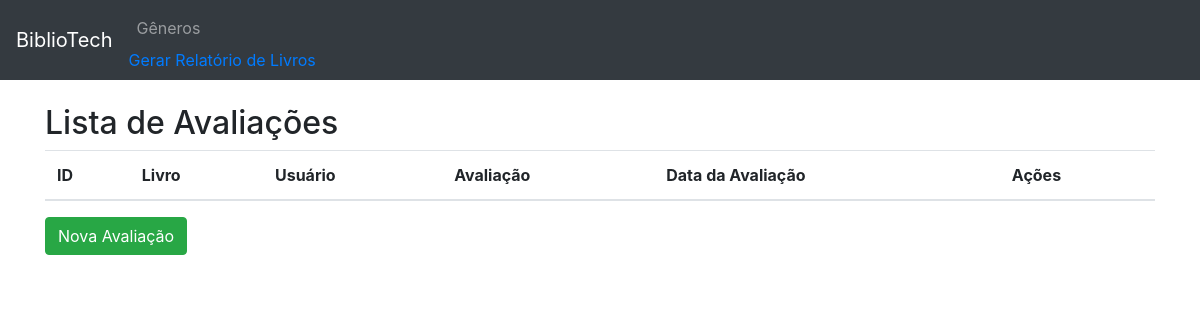
The page /avaliacoes/ on the database as committed earlier.
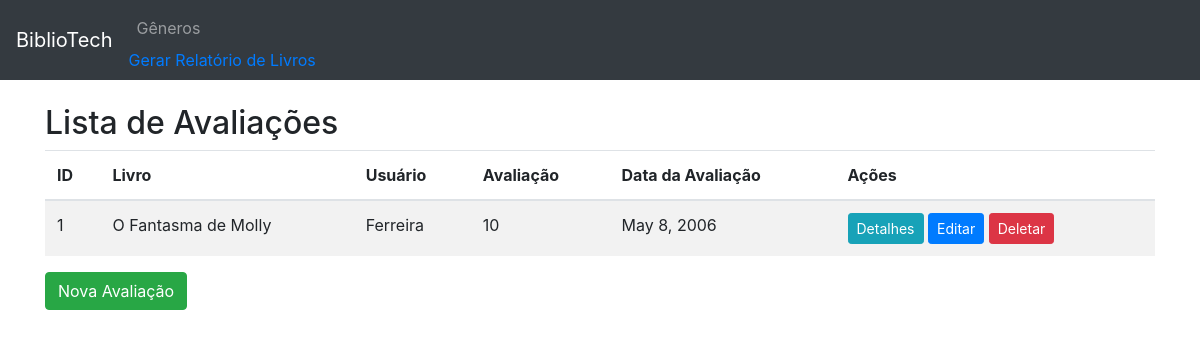
The same page on the database as committed later.
### appmodelo/models.py (models this page shows, shortened)
class Avaliacao(models.Model):
    livro = models.ForeignKey(Livro, on_delete=models.CASCADE)
    usuario = models.ForeignKey(Usuario, on_delete=models.CASCADE)
    avaliacao = models.IntegerField()
    data_avaliacao = models.DateField()

class Livro(models.Model):
    titulo = models.CharField(max_length=200)
    ano_publicacao = models.IntegerField()
    genero = models.ForeignKey(Genero, on_delete=models.CASCADE)
    editora = models.ForeignKey(Editora, on_delete=models.CASCADE)
    autor = models.ForeignKey(Autor, on_delete=models.CASCADE)

class Usuario(models.Model):
    nome = models.CharField(max_length=100)
    sobrenome = models.CharField(max_length=100)
    data_nascimento = models.DateField()
    endereco = models.TextField()
    email = models.EmailField()
    telefone = models.CharField(max_length=20)

### appmodelo/views.py (the view)
# urls.py: path('avaliacoes/', views.lista_avaliacoes, name='lista_avaliacoes'),
def lista_avaliacoes(request):
    avaliacoes = Avaliacao.objects.all()
    return render(request, 'lista_avaliacoes.html', {'avaliacoes': avaliacoes})

### appmodelo/templates/lista_avaliacoes.html
{% extends 'base.html' %}
{% block content %}
<h2>Lista de Avaliações</h2>
<table class="table table-striped">
    <thead>
        <tr>
            <th>ID</th>
            <th>Livro</th>
            <th>Usuário</th>
            <th>Avaliação</th>
            <th>Data da Avaliação</th>
            <th>Ações</th>
        </tr>
    </thead>
    <tbody>
        {% for avaliacao in avaliacoes %}
        <tr>
            <td>{{ avaliacao.id }}</td>
            <td>{{ avaliacao.livro.titulo }}</td>
            <td>{{ avaliacao.usuario.nome }}</td>
            <td>{{ avaliacao.avaliacao }}</td>
            <td>{{ avaliacao.data_avaliacao }}</td>
            <td>
                <a href="{% url 'detalhes_avaliacao' avaliacao.id %}" class="btn btn-info btn-sm">Detalhes</a>
                <a href="{% url 'editar_avaliacao' avaliacao.id %}" class="btn btn-primary btn-sm">Editar</a>
                <a href="{% url 'deletar_avaliacao' avaliacao.id %}" class="btn btn-danger btn-sm">Deletar</a>
            </td>
        </tr>
        {% endfor %}
    </tbody>
</table>
<a href="{% url 'nova_avaliacao' %}" class="btn btn-success">Nova Avaliação</a>
{% endblock %}

Rows that differ between the two databases and show on the page:
added Avaliacao: id "1", livro.titulo "O Fantasma de Molly", usuario.nome "Ferreira", avaliacao "10", data_avaliacao "May 8, 2006"
